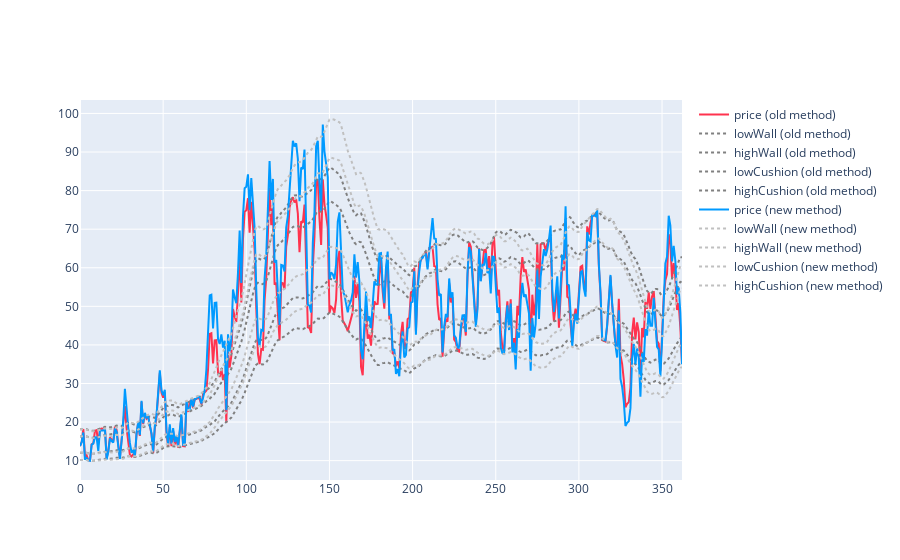

This figure's notebook cell:
### Code cell
fig = go.Figure()
fig.add_trace(go.Scatter(x=df_testnet1['day'], y=df_testnet1['price'], name='price (old method)', line=dict(color='#ff334e')))
fig.add_trace(go.Scatter(x=df_testnet1['day'], y=df_testnet1['lowWall'], name='lowWall (old method)', line=dict(color='grey', dash='dot')))
fig.add_trace(go.Scatter(x=df_testnet1['day'], y=df_testnet1['highWall'], name='highWall (old method)', line=dict(color='grey', dash='dot')))
fig.add_trace(go.Scatter(x=df_testnet1['day'], y=df_testnet1['lowCushion'], name='lowCushion (old method)', line=dict(color='grey', dash='dot')))
fig.add_trace(go.Scatter(x=df_testnet1['day'], y=df_testnet1['highCushion'], name='highCushion (old method)', line=dict(color='grey', dash='dot')))

fig.add_trace(go.Scatter(x=df_testnet2['day'], y=df_testnet2['price'], name='price (new method)', line=dict(color='#009aff')))
fig.add_trace(go.Scatter(x=df_testnet2['day'], y=df_testnet2['lowWall'], name='lowWall (new method)', line=dict(color='silver', dash='dot')))
fig.add_trace(go.Scatter(x=df_testnet2['day'], y=df_testnet2['highWall'], name='highWall (new method)', line=dict(color='silver', dash='dot')))
fig.add_trace(go.Scatter(x=df_testnet2['day'], y=df_testnet2['lowCushion'], name='lowCushion (new method)', line=dict(color='silver', dash='dot')))
fig.add_trace(go.Scatter(x=df_testnet2['day'], y=df_testnet2['highCushion'], name='highCushion (new method)', line=dict(color='silver', dash='dot')))

fig.show()

### Figure 1 — Plotly figure (JSON) as saved in the notebook; plotly's stock layout.template omitted (floating-point values rounded to 4 significant figures; data arrays with more than 128 entries replaced by an {"elided": "..."} marker saying what was removed)
{"data": [{"line": {"color": "#ff334e"}, "name": "price (old method)", "type": "scatter", "x": {"elided": "363 int values"}, "y": {"elided": "363 float values"}}, {"line": {"color": "grey", "dash": "dot"}, "name": "lowWall (old method)", "type": "scatter", "x": {"elided": "363 int values"}, "y": {"elided": "363 float values"}}, {"line": {"color": "grey", "dash": "dot"}, "name": "highWall (old method)", "type": "scatter", "x": {"elided": "363 int values"}, "y": {"elided": "363 float values"}}, {"line": {"color": "grey", "dash": "dot"}, "name": "lowCushion (old method)", "type": "scatter", "x": {"elided": "363 int values"}, "y": {"elided": "363 float values"}}, {"line": {"color": "grey", "dash": "dot"}, "name": "highCushion (old method)", "type": "scatter", "x": {"elided": "363 int values"}, "y": {"elided": "363 float values"}}, {"line": {"color": "#009aff"}, "name": "price (new method)", "type": "scatter", "x": {"elided": "363 int values"}, "y": {"elided": "363 float values"}}, {"line": {"color": "silver", "dash": "dot"}, "name": "lowWall (new method)", "type": "scatter", "x": {"elided": "363 int values"}, "y": {"elided": "363 float values"}}, {"line": {"color": "silver", "dash": "dot"}, "name": "highWall (new method)", "type": "scatter", "x": {"elided": "363 int values"}, "y": {"elided": "363 float values"}}, {"line": {"color": "silver", "dash": "dot"}, "name": "lowCushion (new method)", "type": "scatter", "x": {"elided": "363 int values"}, "y": {"elided": "363 float values"}}, {"line": {"color": "silver", "dash": "dot"}, "name": "highCushion (new method)", "type": "scatter", "x": {"elided": "363 int values"}, "y": {"elided": "363 float values"}}], "layout": {}}
